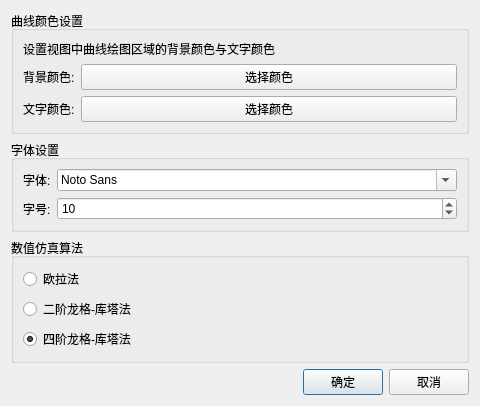
<?xml version="1.0" encoding="UTF-8"?>
<ui version="4.0">
 <class>BasicSettingsDialog</class>
 <widget class="QDialog" name="BasicSettingsDialog">
  <property name="geometry">
   <rect>
    <x>0</x>
    <y>0</y>
    <width>480</width>
    <height>400</height>
   </rect>
  </property>
  <property name="windowTitle">
   <string>基本设置</string>
  </property>
  <layout class="QVBoxLayout" name="verticalLayout">
   <item>
    <widget class="QGroupBox" name="colorGroup">
     <property name="title">
      <string>曲线颜色设置</string>
     </property>
     <layout class="QFormLayout" name="colorFormLayout">
      <item row="0" column="0" colspan="2">
       <widget class="QLabel" name="colorHintLabel">
        <property name="text">
         <string>设置视图中曲线绘图区域的背景颜色与文字颜色</string>
        </property>
       </widget>
      </item>
      <item row="1" column="0">
       <widget class="QLabel" name="bgColorLabel">
        <property name="text">
         <string>背景颜色:</string>
        </property>
       </widget>
      </item>
      <item row="1" column="1">
       <widget class="QPushButton" name="bgColorButton">
        <property name="text">
         <string>选择颜色</string>
        </property>
       </widget>
      </item>
      <item row="2" column="0">
       <widget class="QLabel" name="textColorLabel">
        <property name="text">
         <string>文字颜色:</string>
        </property>
       </widget>
      </item>
      <item row="2" column="1">
       <widget class="QPushButton" name="textColorButton">
        <property name="text">
         <string>选择颜色</string>
        </property>
       </widget>
      </item>
     </layout>
    </widget>
   </item>
   <item>
    <widget class="QGroupBox" name="fontGroup">
     <property name="title">
      <string>字体设置</string>
     </property>
     <layout class="QFormLayout" name="fontFormLayout">
      <item row="0" column="0">
       <widget class="QLabel" name="fontFamilyLabel">
        <property name="text">
         <string>字体:</string>
        </property>
       </widget>
      </item>
      <item row="0" column="1">
       <widget class="QFontComboBox" name="fontComboBox">
        <property name="currentFont">
         <font>
          <family>Microsoft YaHei</family>
          <pointsize>10</pointsize>
         </font>
        </property>
       </widget>
      </item>
      <item row="1" column="0">
       <widget class="QLabel" name="fontSizeLabel">
        <property name="text">
         <string>字号:</string>
        </property>
       </widget>
      </item>
      <item row="1" column="1">
       <widget class="QSpinBox" name="fontSizeSpinBox">
        <property name="minimum">
         <number>8</number>
        </property>
        <property name="maximum">
         <number>32</number>
        </property>
        <property name="value">
         <number>10</number>
        </property>
       </widget>
      </item>
     </layout>
    </widget>
   </item>
   <item>
    <widget class="QGroupBox" name="integratorGroup">
     <property name="title">
      <string>数值仿真算法</string>
     </property>
     <layout class="QVBoxLayout" name="integratorLayout">
      <item>
       <widget class="QRadioButton" name="eulerRadio">
        <property name="text">
         <string>欧拉法</string>
        </property>
       </widget>
      </item>
      <item>
       <widget class="QRadioButton" name="rk2Radio">
        <property name="text">
         <string>二阶龙格-库塔法</string>
        </property>
       </widget>
      </item>
      <item>
       <widget class="QRadioButton" name="rk4Radio">
        <property name="text">
         <string>四阶龙格-库塔法</string>
        </property>
        <property name="checked">
         <bool>true</bool>
        </property>
       </widget>
      </item>
     </layout>
    </widget>
   </item>
   <item>
    <layout class="QHBoxLayout" name="buttonLayout">
     <item>
      <spacer name="buttonSpacer">
       <property name="orientation">
        <enum>Qt::Horizontal</enum>
       </property>
       <property name="sizeHint" stdset="0">
        <size>
         <width>40</width>
         <height>20</height>
        </size>
       </property>
      </spacer>
     </item>
     <item>
      <widget class="QPushButton" name="okButton">
       <property name="text">
        <string>确定</string>
       </property>
       <property name="default">
        <bool>true</bool>
       </property>
      </widget>
     </item>
     <item>
      <widget class="QPushButton" name="cancelButton">
       <property name="text">
        <string>取消</string>
       </property>
      </widget>
     </item>
    </layout>
   </item>
  </layout>
 </widget>
 <resources/>
 <connections/>
</ui>
